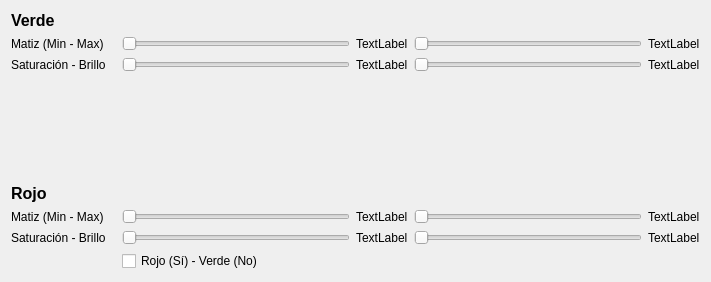
<?xml version="1.0" encoding="UTF-8"?>
<ui version="4.0">
 <class>VentanaConfiguracion</class>
 <widget class="QWidget" name="VentanaConfiguracion">
  <property name="geometry">
   <rect>
    <x>0</x>
    <y>0</y>
    <width>711</width>
    <height>282</height>
   </rect>
  </property>
  <property name="windowTitle">
   <string>Form</string>
  </property>
  <layout class="QGridLayout" name="gridLayout">
   <item row="5" column="5">
    <widget class="QSlider" name="sMatizMaxRojo">
     <property name="maximum">
      <number>360</number>
     </property>
     <property name="orientation">
      <enum>Qt::Horizontal</enum>
     </property>
    </widget>
   </item>
   <item row="4" column="0" colspan="3">
    <widget class="QLabel" name="lRojo">
     <property name="font">
      <font>
       <pointsize>12</pointsize>
       <weight>75</weight>
       <bold>true</bold>
      </font>
     </property>
     <property name="text">
      <string>Rojo</string>
     </property>
    </widget>
   </item>
   <item row="2" column="3">
    <widget class="QSlider" name="sSaturacionVerde">
     <property name="maximum">
      <number>360</number>
     </property>
     <property name="orientation">
      <enum>Qt::Horizontal</enum>
     </property>
    </widget>
   </item>
   <item row="5" column="6">
    <widget class="QLabel" name="lValorMatizMaxRojo">
     <property name="text">
      <string>TextLabel</string>
     </property>
    </widget>
   </item>
   <item row="5" column="3">
    <widget class="QSlider" name="sMatizMinRojo">
     <property name="maximum">
      <number>360</number>
     </property>
     <property name="orientation">
      <enum>Qt::Horizontal</enum>
     </property>
     <property name="tickPosition">
      <enum>QSlider::NoTicks</enum>
     </property>
    </widget>
   </item>
   <item row="1" column="6">
    <widget class="QLabel" name="lValorMatizMaxVerde">
     <property name="text">
      <string>TextLabel</string>
     </property>
    </widget>
   </item>
   <item row="5" column="0">
    <widget class="QLabel" name="lMatizRojo">
     <property name="text">
      <string>Matiz (Min - Max)</string>
     </property>
    </widget>
   </item>
   <item row="6" column="0" colspan="3">
    <widget class="QLabel" name="lSaturacionRojo">
     <property name="text">
      <string>Saturación - Brillo</string>
     </property>
    </widget>
   </item>
   <item row="5" column="4">
    <widget class="QLabel" name="lValorMatizMinRojo">
     <property name="text">
      <string>TextLabel</string>
     </property>
    </widget>
   </item>
   <item row="1" column="5">
    <widget class="QSlider" name="sMatizMaxVerde">
     <property name="maximum">
      <number>360</number>
     </property>
     <property name="orientation">
      <enum>Qt::Horizontal</enum>
     </property>
    </widget>
   </item>
   <item row="6" column="4">
    <widget class="QLabel" name="lValorSaturacionRojo">
     <property name="text">
      <string>TextLabel</string>
     </property>
    </widget>
   </item>
   <item row="6" column="5">
    <widget class="QSlider" name="sBrilloRojo">
     <property name="maximum">
      <number>360</number>
     </property>
     <property name="orientation">
      <enum>Qt::Horizontal</enum>
     </property>
    </widget>
   </item>
   <item row="6" column="6">
    <widget class="QLabel" name="lValorBrilloRojo">
     <property name="text">
      <string>TextLabel</string>
     </property>
    </widget>
   </item>
   <item row="3" column="0">
    <spacer name="verticalSpacer_2">
     <property name="orientation">
      <enum>Qt::Vertical</enum>
     </property>
     <property name="sizeHint" stdset="0">
      <size>
       <width>20</width>
       <height>40</height>
      </size>
     </property>
    </spacer>
   </item>
   <item row="2" column="4">
    <widget class="QLabel" name="lValorSaturacionVerde">
     <property name="text">
      <string>TextLabel</string>
     </property>
    </widget>
   </item>
   <item row="1" column="4">
    <widget class="QLabel" name="lValorMatizMinVerde">
     <property name="text">
      <string>TextLabel</string>
     </property>
    </widget>
   </item>
   <item row="1" column="0">
    <widget class="QLabel" name="lMatizVerde">
     <property name="text">
      <string>Matiz (Min - Max)</string>
     </property>
    </widget>
   </item>
   <item row="6" column="3">
    <widget class="QSlider" name="sSaturacionRojo">
     <property name="maximum">
      <number>360</number>
     </property>
     <property name="orientation">
      <enum>Qt::Horizontal</enum>
     </property>
    </widget>
   </item>
   <item row="0" column="0" colspan="3">
    <widget class="QLabel" name="lVerde">
     <property name="font">
      <font>
       <pointsize>12</pointsize>
       <weight>75</weight>
       <bold>true</bold>
      </font>
     </property>
     <property name="text">
      <string>Verde</string>
     </property>
    </widget>
   </item>
   <item row="2" column="0" colspan="3">
    <widget class="QLabel" name="lSaturacionVerde">
     <property name="text">
      <string>Saturación - Brillo</string>
     </property>
    </widget>
   </item>
   <item row="7" column="3">
    <widget class="QCheckBox" name="cbRojoVerde">
     <property name="text">
      <string>Rojo (Sí) - Verde (No)</string>
     </property>
     <property name="checked">
      <bool>false</bool>
     </property>
    </widget>
   </item>
   <item row="2" column="6">
    <widget class="QLabel" name="lValorBrilloVerde">
     <property name="text">
      <string>TextLabel</string>
     </property>
    </widget>
   </item>
   <item row="2" column="5">
    <widget class="QSlider" name="sBrilloVerde">
     <property name="maximum">
      <number>360</number>
     </property>
     <property name="orientation">
      <enum>Qt::Horizontal</enum>
     </property>
    </widget>
   </item>
   <item row="1" column="3">
    <widget class="QSlider" name="sMatizMinVerde">
     <property name="maximum">
      <number>360</number>
     </property>
     <property name="orientation">
      <enum>Qt::Horizontal</enum>
     </property>
    </widget>
   </item>
  </layout>
 </widget>
 <resources/>
 <connections/>
</ui>
